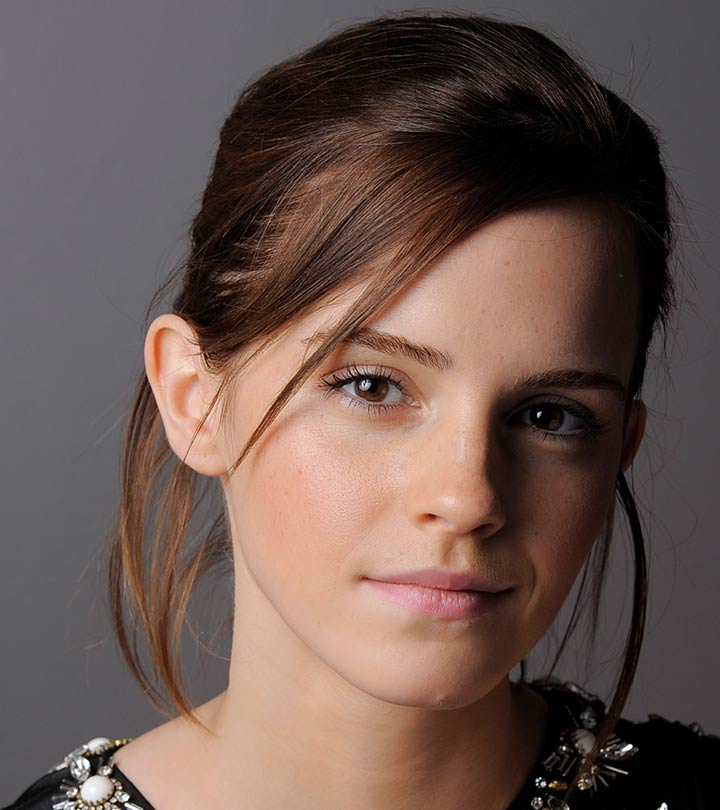
#> input picture Example Codes/Images/emma.jpg, 720 x 810 px
$ jupyter execute grayscale_and_coloured.ipynb
#> lines starting #> are read from the running program, lines starting #| are printed output that depends on the picture
[cell 1]
import numpy as np
import matplotlib.pyplot as plt
import cv2 as cv

[cell 2]
im = np.zeros((6,8),dtype=np.uint8)
im[2,3] = 255
fig,ax = plt.subplots(1,1,figsize=(6,8))
ax.imshow(im,cmap='gray',vmin=0,vmax=255)
ax.xaxis.set_ticks_position('top')
plt.show()
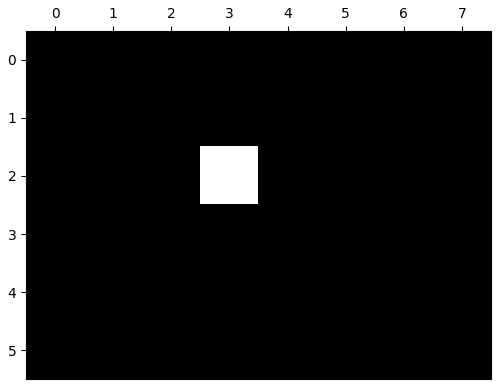
#> figure drawn by matplotlib, 1 panel

[cell 3]
im2 = np.zeros((6,8,3),dtype=np.uint8)
im2[2,3] = (255,150,190)
fig,ax = plt.subplots(1,1,figsize=(6,8))
ax.imshow(im2)
ax.xaxis.set_ticks_position('top')
plt.show()

[cell 4]
im3 = cv.imread('Images/emma.jpg')
#> im3 is the input picture: shape (810, 720, 3); mean B, G, R 80.1, 87.4, 106.8
fig,ax = plt.subplots(1,1,figsize=(6,8))
ax.imshow(cv.cvtColor(im3,cv.COLOR_BGR2RGB))
ax.xaxis.set_ticks_position('top')
plt.show()

[cell 5]
im4 = cv.imread('Images/emma.jpg')
cv.namedWindow('Emma',cv.WINDOW_AUTOSIZE)
cv.imshow('Emma',im4)
cv.waitKey(0)
cv.destroyAllWindows()

[cell 6]
im3 = cv.imread('Images/emma.jpg')
fig,ax = plt.subplots(1,1,figsize=(6,8))
ax.imshow(cv.cvtColor(im3,cv.COLOR_BGR2RGB))
ax.xaxis.set_ticks_position('top')
plt.show()
print(im3.size)
#| 1749600
print(im3.shape)
#| (810, 720, 3)
print(im3.dtype)
#| uint8

[cell 7]
im4 = cv.imread('images/emma.jpg',cv.IMREAD_GRAYSCALE)
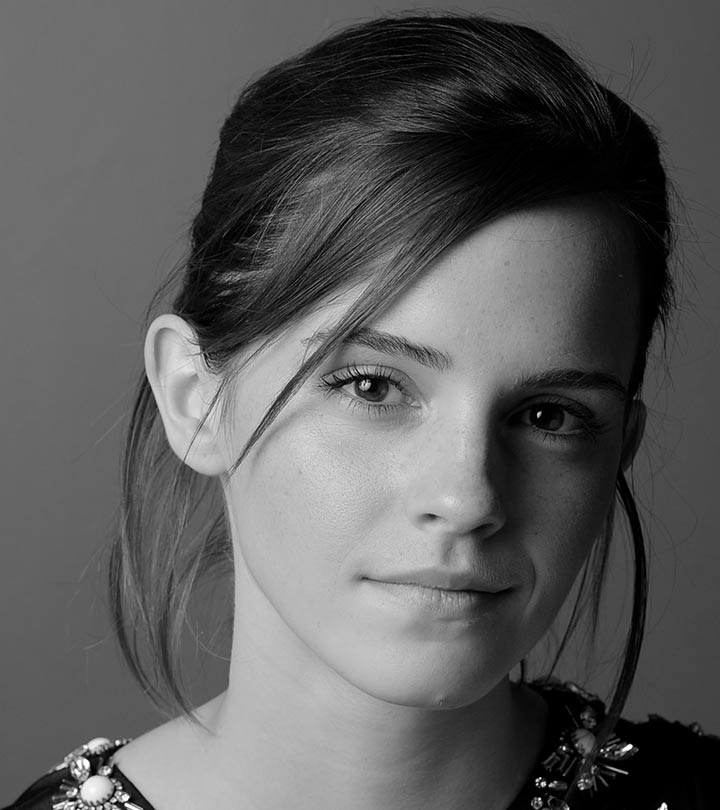
#> im4: shape (810, 720); min 0, max 255, mean 92.3
im5 = cv.add(im4,100)
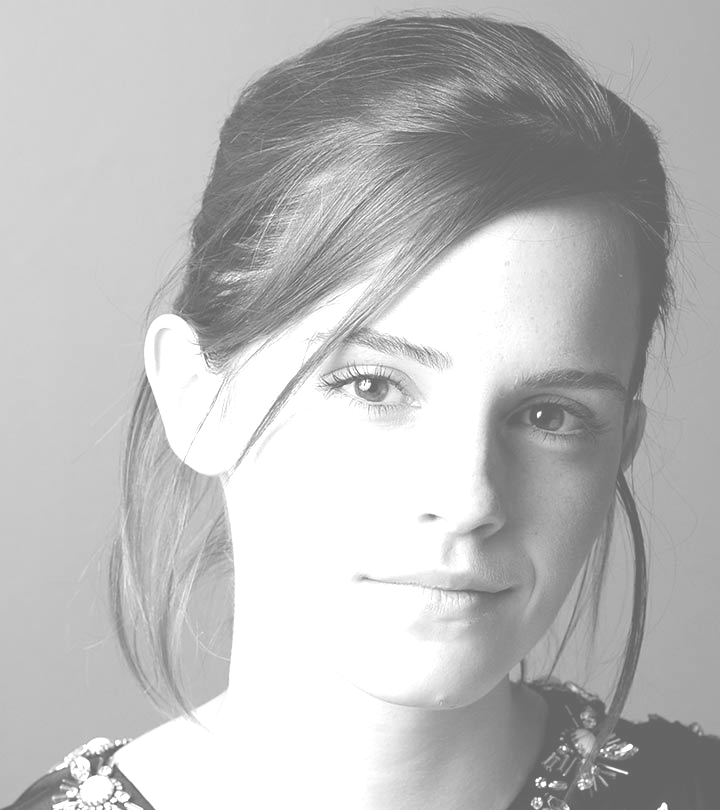
#> im5: shape (810, 720); min 100, max 255, mean 187.3
fig,ax = plt.subplots(1,2,figsize=(6,8))
ax[0].imshow(im4,cmap='gray',vmin=0,vmax=255)
ax[0].set_title('Original Image')
ax[1].imshow(im5,cmap='gray',vmin=0,vmax=255)
ax[1].set_title('Brightness Increased Image')
for a in ax:
    a.axis('off')
plt.show()
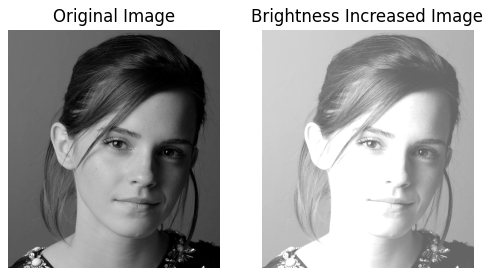
#> figure drawn by matplotlib, 2 panels

[cell 8]
im6 = cv.imread('images/tiger.jpg')
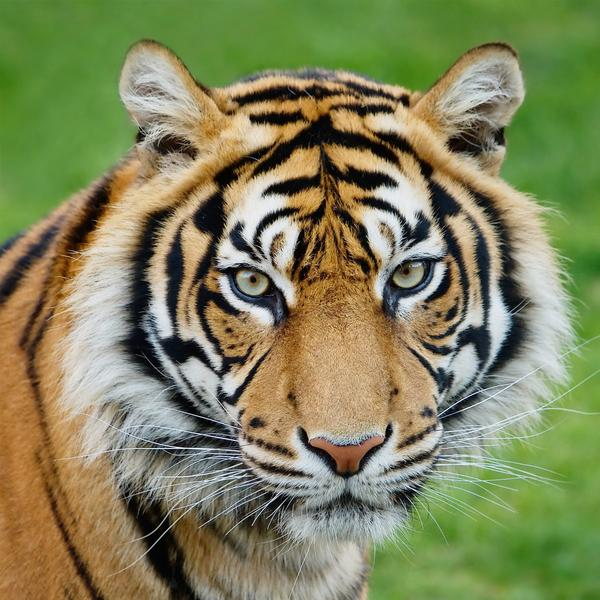
#> input picture Example Codes/Images/tiger.jpg, 600 x 600 px, found by its file name
#> im6 is the input picture: shape (600, 600, 3); mean B, G, R 91.2, 132, 128.5
im_blue = im6.copy()
im_blue[:,:,1] = 0
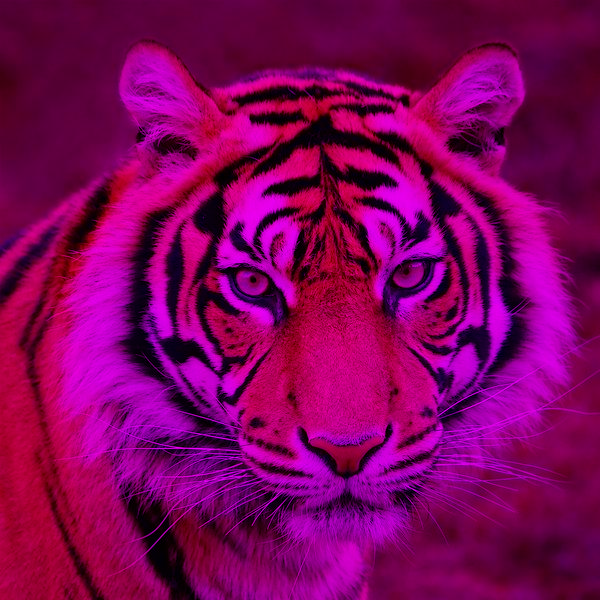
#> im_blue: shape (600, 600, 3); mean B, G, R 91.2, 0, 128.5
im_blue[:,:,2] = 0
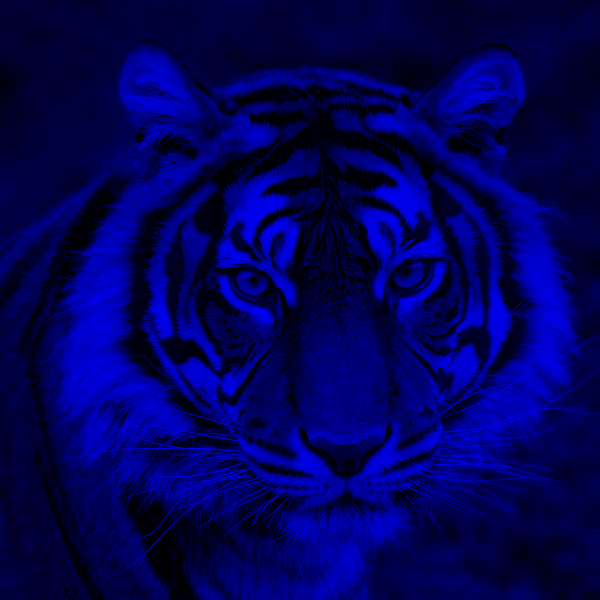
#> im_blue: shape (600, 600, 3); mean B, G, R 91.2, 0, 0
fix,ax = plt.subplots(1,2,figsize=(12,8))
ax[0].imshow(cv.cvtColor(im6,cv.COLOR_BGR2RGB))
ax[0].set_title('Original Image')
ax[1].imshow(cv.cvtColor(im_blue,cv.COLOR_BGR2RGB))
ax[1].set_title('Blue Channel')
for a in ax:
    a.axis('off')
plt.show()
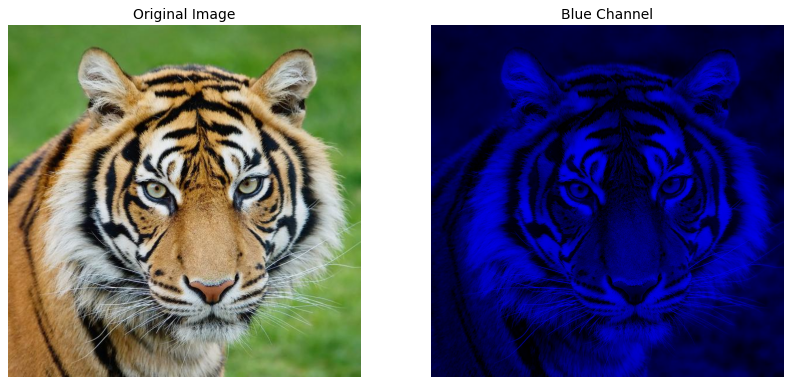
#> figure drawn by matplotlib, 2 panels
